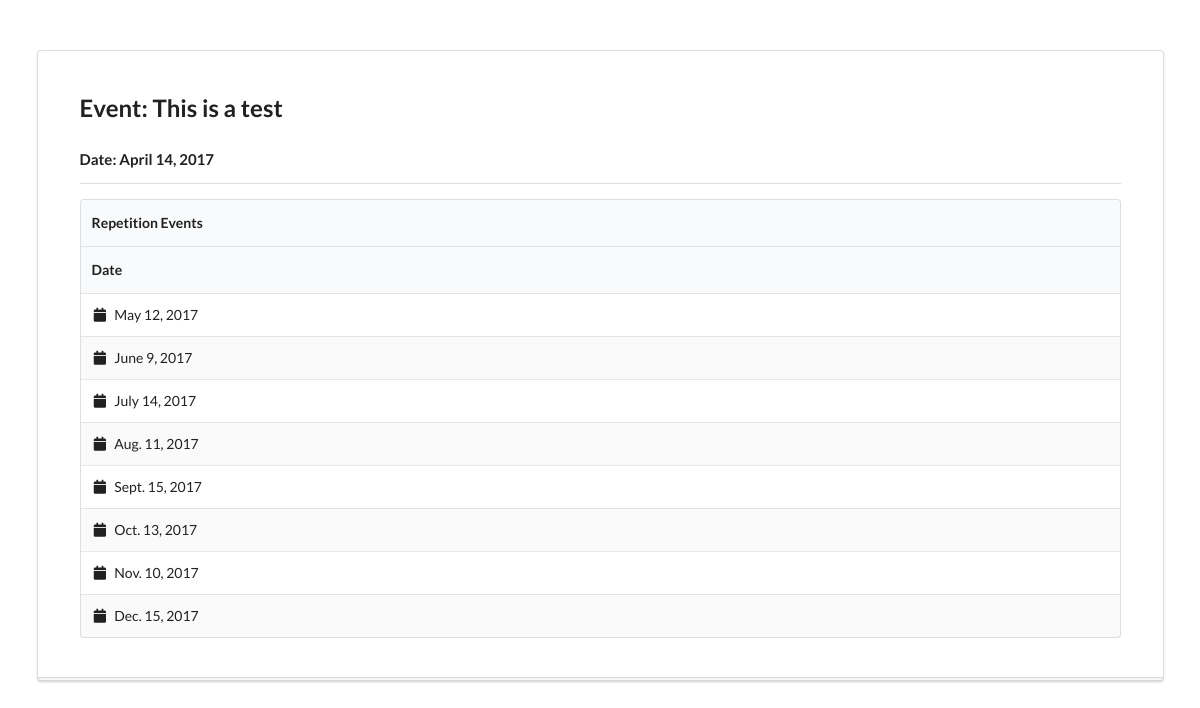
The page /event/1/ on the database its author committed.
### events/models.py (models this page shows, shortened)
class Event(models.Model):
    main_event = models.ForeignKey("self", null=True, blank=True)
    name = models.CharField(max_length=140)
    date = models.DateField()
    @property
    def get_repetitions(self):
        return Event.objects.filter(main_event=self)

### events/views.py (the view)
# urls.py: url(r'^event/(?P<pk>[0-9]+)/$', EventDetailView.as_view(), name='event-detail'),
class EventDetailView(DetailView):
    model = Event
    def get_context_data(self, **kwargs):
        context = super(EventDetailView, self).get_context_data(**kwargs)
        return context

### events/templates/events/event_detail.html
{% extends "base.html" %}
{%block content%}
<h2>Event: {{ object.name }}</h2>
<h4>Date: {{ object.date }}</h4>
<div class="ui divider"></div>
<table class="ui celled striped table">
    <thead>
        <tr><th>
            Repetition Events</th>
        </tr>
        <tr>
            <th>
                Date
            </th>
        </tr>
    </thead>
  <tbody>
      {% for event in object.get_repetitions %}
      <tr>
        <td>
            <i class="calendar icon"></i>
            {{event.date}}
        </td>
      </tr>
      {% endfor %}
  </tbody>
</table>
{%endblock%}

### biko/templates/base.html (shortened to what this page needs)
<!DOCTYPE html>
<html>
    <head>
        <link rel="stylesheet" href="https://cdnjs.cloudflare.com/ajax/libs/semantic-ui/2.2.10/semantic.min.css">
    </head>
    <body>
        <div id="content" class="ui container">
            <div class="ui very padded stacked segment">
                {%block content %} {%endblock%}
            </div>
        </div>
    </body>
</html>

### biko/templates/base.html (style rules this page uses)
#content { margin-top: 50px; }

### rows shown on the page
Event: name "This is a test", date "April 14, 2017"
Event: date "May 12, 2017"
Event: date "June 9, 2017"
Event: date "July 14, 2017"
Event: date "Aug. 11, 2017"
Event: date "Sept. 15, 2017"
Event: date "Oct. 13, 2017"
Event: date "Nov. 10, 2017"
Event: date "Dec. 15, 2017"
